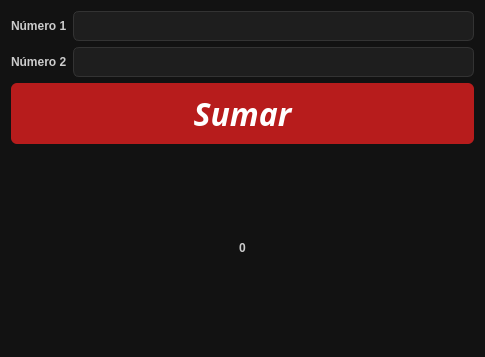
<?xml version="1.0" encoding="UTF-8"?>
<ui version="4.0">
 <class>Dialog</class>
 <widget class="QDialog" name="Dialog">
  <property name="geometry">
   <rect>
    <x>0</x>
    <y>0</y>
    <width>485</width>
    <height>357</height>
   </rect>
  </property>
  <property name="cursor">
   <cursorShape>OpenHandCursor</cursorShape>
  </property>
  <property name="windowTitle">
   <string>Calculadora Demian</string>
  </property>
  <property name="styleSheet">
   <string notr="true">/* Fondo general del diálogo */
QDialog {
    background-color: #121212;
    color: #E0E0E0;
    font-family: &quot;Segoe UI&quot;, Arial, sans-serif;
    font-size: 10pt;
}

/* Etiquetas */
QLabel {
    color: #CCCCCC;
    font-weight: 500;
}

QLabe#label_resultado {
    color: #CCCCCC;
	font-size:48pt;
    font-weight: 500;
}

/* Campos de texto */
QLineEdit {
    background-color: #1E1E1E;
    border: 1px solid #333333;
    border-radius: 6px;
    padding: 6px 8px;
    color: #FFFFFF;
    selection-background-color: #B71C1C;
}

QLineEdit:focus {
    border: 1px solid #E53935;
    background-color: #232323;
}

/* Botones */
QPushButton {
    background-color: #B71C1C;
    border: none;
    border-radius: 6px;
    padding: 8px 14px;
    color: white;
    font-weight: bold;
}

QPushButton:hover {
    background-color: #E53935;
}

QPushButton:pressed {
    background-color: #7F0000;
}

/* Botón secundario (opcional con objectName) */
QPushButton#secondaryButton {
    background-color: transparent;
    border: 1px solid #555;
    color: #CCC;
}

QPushButton#secondaryButton:hover {
    border: 1px solid #E53935;
    color: #FFF;
}</string>
  </property>
  <layout class="QVBoxLayout" name="verticalLayout_2">
   <item>
    <layout class="QVBoxLayout" name="verticalLayout">
     <item>
      <layout class="QGridLayout" name="gridLayout">
       <item row="0" column="0">
        <widget class="QLabel" name="label">
         <property name="font">
          <font>
           <weight>62</weight>
           <bold>true</bold>
          </font>
         </property>
         <property name="text">
          <string>Número 1</string>
         </property>
        </widget>
       </item>
       <item row="0" column="1">
        <widget class="QLineEdit" name="edit_numero1"/>
       </item>
       <item row="1" column="0">
        <widget class="QLabel" name="label_2">
         <property name="font">
          <font>
           <weight>62</weight>
           <bold>true</bold>
          </font>
         </property>
         <property name="text">
          <string>Número 2</string>
         </property>
        </widget>
       </item>
       <item row="1" column="1">
        <widget class="QLineEdit" name="edit_numero2"/>
       </item>
      </layout>
     </item>
     <item>
      <widget class="QPushButton" name="boton_sumar">
       <property name="font">
        <font>
         <family>Segoe UI Semibold</family>
         <pointsize>24</pointsize>
         <weight>75</weight>
         <italic>true</italic>
         <bold>true</bold>
        </font>
       </property>
       <property name="text">
        <string>Sumar</string>
       </property>
      </widget>
     </item>
     <item>
      <widget class="QLabel" name="label_resultado">
       <property name="font">
        <font>
         <weight>62</weight>
         <bold>true</bold>
        </font>
       </property>
       <property name="text">
        <string>0</string>
       </property>
       <property name="alignment">
        <set>Qt::AlignCenter</set>
       </property>
      </widget>
     </item>
    </layout>
   </item>
  </layout>
 </widget>
 <resources/>
 <connections/>
</ui>
